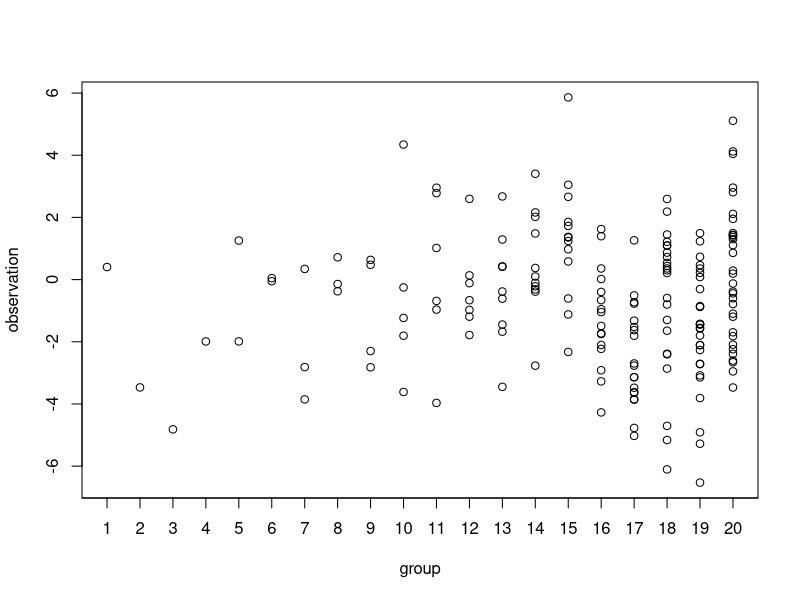
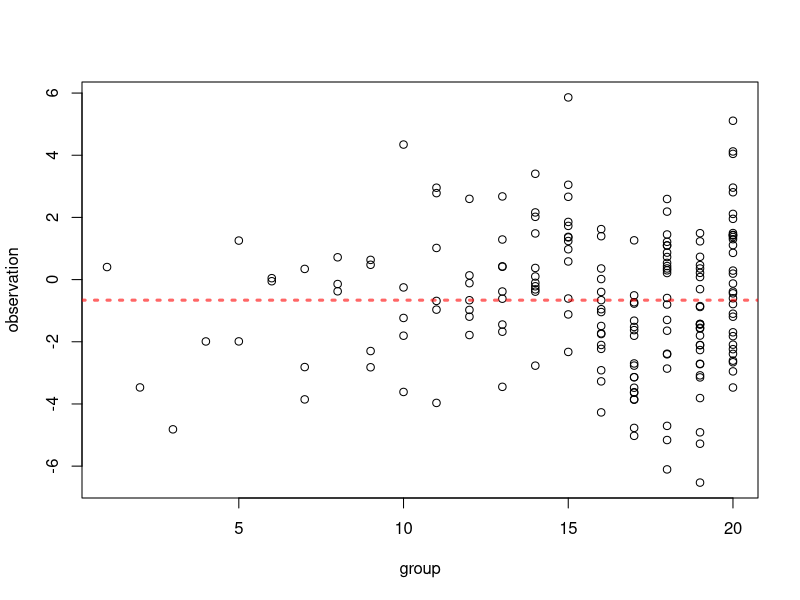
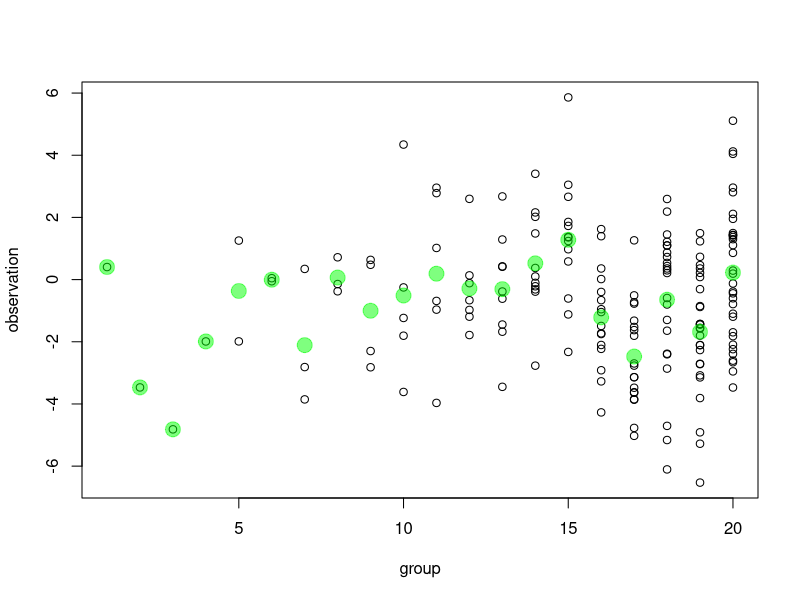
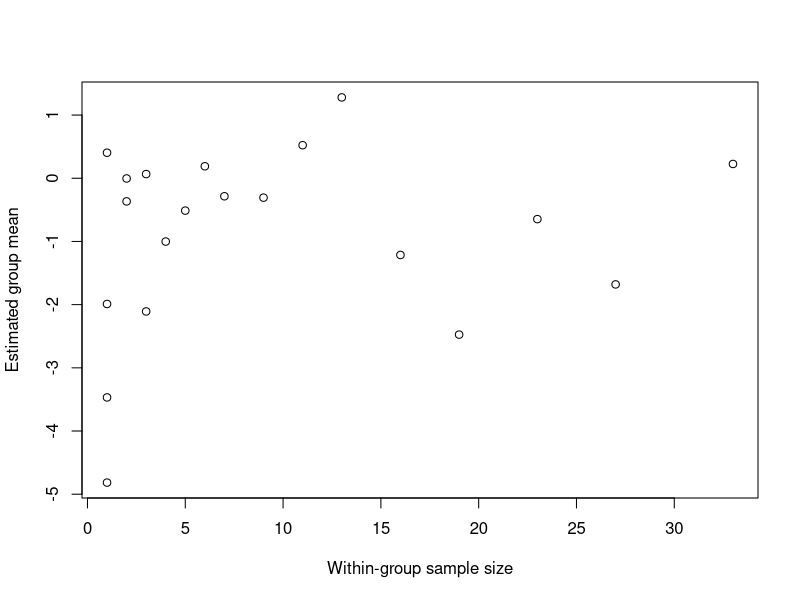
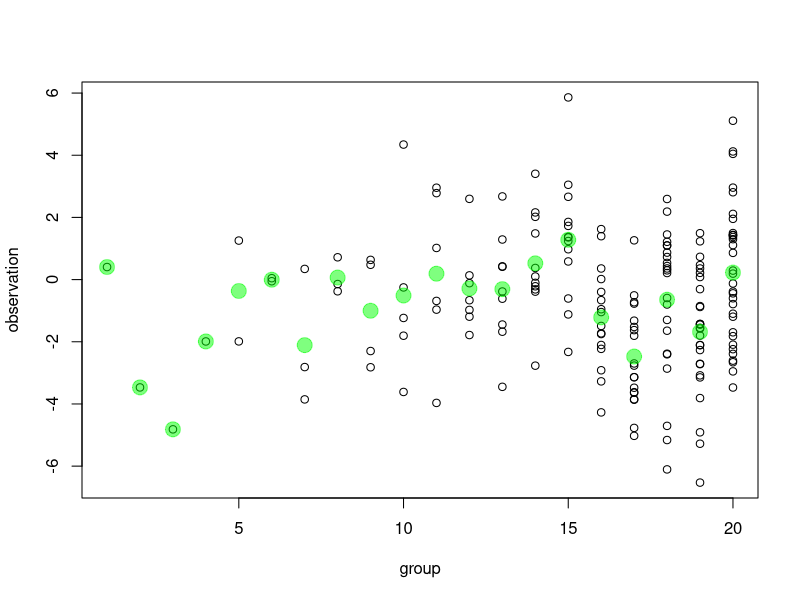
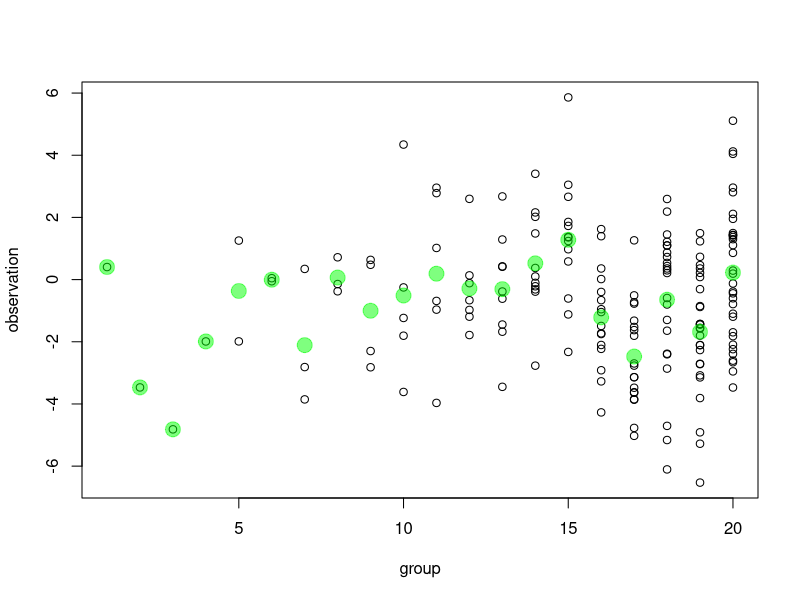
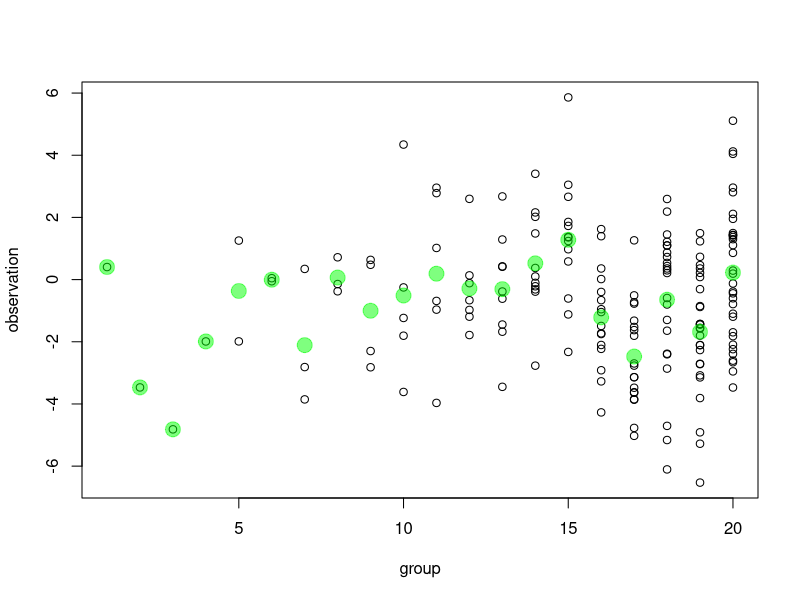

Recreate these plots in R, in order.
## ---- chunk 1
library(scales)
library(lme4)
K <- 20 # number of groups
mu_alpha <- 0 # population mean
sigma_alpha <- 1 # among group sd
sigma_Y <- 2 # residual sd
e_nmin <- .1 # exp(minimum group sample size)
e_nmax <- 3.5 # exp(maximum group sample size)
n_j <- floor(exp(seq(e_nmin, e_nmax, length.out=K))) 
id <- rep(1:K, times=n_j)
N <- length(id)

# simulate vals
alpha_j <- rnorm(K, mu_alpha, sigma_alpha)
Y <- rnorm(N, alpha_j[id], sigma_Y)


plot(Y~id, ylab="observation", xlab="group", 
     xaxp  = c(0, K + 1, K + 1))
## ---- chunk 2
plot(Y~id, ylab="observation", xlab="group")
## Complete pooling / grand mean model
mod1 <- lm(Y ~ 1)
abline(mod1, col=alpha("red", .6), 
       lty=3, lwd=3)
## ---- chunk 3
## No pooling / independent means
mod2 <- lm(Y ~ 1 + factor(id))
alpha_est1 <- coef(mod2)
alpha_est1[-1] <- alpha_est1[1] + alpha_est1[-1]

plot(Y~id, ylab="observation", xlab="group")
points(x=1:K, alpha_est1, col=alpha("green", .5), 
       pch=19, cex=2)
## ---- chunk 4
anova(mod1, mod2)
## ---- chunk 5
plot(n_j, alpha_est1, 
     xlab="Within-group sample size", 
     ylab="Estimated group mean")
## ---- chunk 6
## No pooling / independent means
mod2 <- lm(Y ~ 1 + factor(id))
alpha_est1 <- coef(mod2)
alpha_est1[-1] <- alpha_est1[1] + alpha_est1[-1]

plot(Y~id, ylab="observation", xlab="group")
points(x=1:K, alpha_est1, col=alpha("green", .5), 
       pch=19, cex=2)
## ---- chunk 7
## No pooling / independent means
mod2 <- lm(Y ~ 1 + factor(id))
alpha_est1 <- coef(mod2)
alpha_est1[-1] <- alpha_est1[1] + alpha_est1[-1]

plot(Y~id, ylab="observation", xlab="group")
points(x=1:K, alpha_est1, col=alpha("green", .5), 
       pch=19, cex=2)
## ---- chunk 8
## No pooling / independent means
mod2 <- lm(Y ~ 1 + factor(id))
alpha_est1 <- coef(mod2)
alpha_est1[-1] <- alpha_est1[1] + alpha_est1[-1]

plot(Y~id, ylab="observation", xlab="group")
points(x=1:K, alpha_est1, col=alpha("green", .5), 
       pch=19, cex=2)
